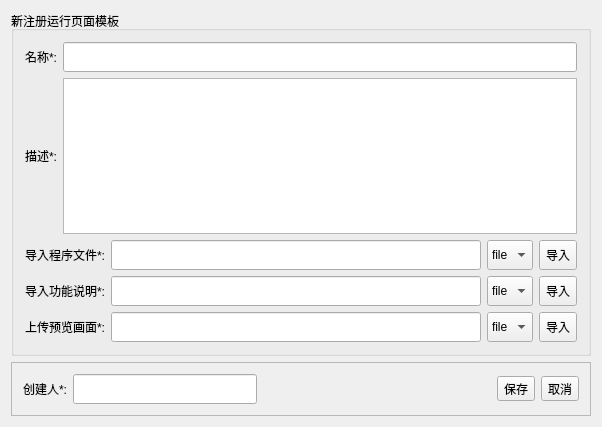
<?xml version="1.0" encoding="UTF-8"?>
<ui version="4.0">
 <class>TemplateRegisterForm</class>
 <widget class="QWidget" name="TemplateRegisterForm">
  <property name="geometry">
   <rect>
    <x>0</x>
    <y>0</y>
    <width>602</width>
    <height>427</height>
   </rect>
  </property>
  <property name="sizePolicy">
   <sizepolicy hsizetype="Fixed" vsizetype="Fixed">
    <horstretch>0</horstretch>
    <verstretch>0</verstretch>
   </sizepolicy>
  </property>
  <property name="windowTitle">
   <string>TemplateRegisterForm</string>
  </property>
  <layout class="QGridLayout" name="gridLayout_3">
   <item row="0" column="0">
    <layout class="QVBoxLayout" name="verticalLayout">
     <item>
      <widget class="QGroupBox" name="groupBox">
       <property name="title">
        <string>新注册运行页面模板</string>
       </property>
       <layout class="QGridLayout" name="gridLayout">
        <item row="0" column="0">
         <layout class="QHBoxLayout" name="horizontalLayout">
          <item>
           <widget class="QLabel" name="label">
            <property name="text">
             <string>名称*:</string>
            </property>
           </widget>
          </item>
          <item>
           <widget class="QLineEdit" name="lineEdit_name">
            <property name="minimumSize">
             <size>
              <width>0</width>
              <height>30</height>
             </size>
            </property>
           </widget>
          </item>
         </layout>
        </item>
        <item row="1" column="0">
         <layout class="QHBoxLayout" name="horizontalLayout_2">
          <item>
           <widget class="QLabel" name="label_2">
            <property name="maximumSize">
             <size>
              <width>16777215</width>
              <height>100</height>
             </size>
            </property>
            <property name="text">
             <string>描述*:</string>
            </property>
           </widget>
          </item>
          <item>
           <widget class="QTextEdit" name="textEdit_oper"/>
          </item>
         </layout>
        </item>
        <item row="2" column="0">
         <layout class="QHBoxLayout" name="horizontalLayout_3">
          <item>
           <widget class="QLabel" name="label_3">
            <property name="text">
             <string>导入程序文件*:</string>
            </property>
           </widget>
          </item>
          <item>
           <widget class="QLineEdit" name="lineEdit_demofile">
            <property name="minimumSize">
             <size>
              <width>0</width>
              <height>30</height>
             </size>
            </property>
           </widget>
          </item>
          <item>
           <widget class="QComboBox" name="comboBox_demofile">
            <property name="minimumSize">
             <size>
              <width>0</width>
              <height>30</height>
             </size>
            </property>
            <item>
             <property name="text">
              <string>file</string>
             </property>
            </item>
            <item>
             <property name="text">
              <string>dir</string>
             </property>
            </item>
           </widget>
          </item>
          <item>
           <widget class="QToolButton" name="toolButton_exportdemofile">
            <property name="minimumSize">
             <size>
              <width>0</width>
              <height>30</height>
             </size>
            </property>
            <property name="text">
             <string>导入</string>
            </property>
           </widget>
          </item>
         </layout>
        </item>
        <item row="3" column="0">
         <layout class="QHBoxLayout" name="horizontalLayout_4">
          <item>
           <widget class="QLabel" name="label_4">
            <property name="text">
             <string>导入功能说明*:</string>
            </property>
           </widget>
          </item>
          <item>
           <widget class="QLineEdit" name="lineEdit_functionDesc">
            <property name="minimumSize">
             <size>
              <width>0</width>
              <height>30</height>
             </size>
            </property>
           </widget>
          </item>
          <item>
           <widget class="QComboBox" name="comboBox_functionDesc">
            <property name="minimumSize">
             <size>
              <width>0</width>
              <height>30</height>
             </size>
            </property>
            <item>
             <property name="text">
              <string>file</string>
             </property>
            </item>
            <item>
             <property name="text">
              <string>dir</string>
             </property>
            </item>
           </widget>
          </item>
          <item>
           <widget class="QToolButton" name="toolButton_exportfuncdesc">
            <property name="minimumSize">
             <size>
              <width>0</width>
              <height>30</height>
             </size>
            </property>
            <property name="text">
             <string>导入</string>
            </property>
           </widget>
          </item>
         </layout>
        </item>
        <item row="4" column="0">
         <layout class="QHBoxLayout" name="horizontalLayout_5">
          <item>
           <widget class="QLabel" name="label_5">
            <property name="text">
             <string>上传预览画面*:</string>
            </property>
           </widget>
          </item>
          <item>
           <widget class="QLineEdit" name="lineEdit_previewimg">
            <property name="minimumSize">
             <size>
              <width>0</width>
              <height>30</height>
             </size>
            </property>
           </widget>
          </item>
          <item>
           <widget class="QComboBox" name="comboBox_previewimg">
            <property name="minimumSize">
             <size>
              <width>0</width>
              <height>30</height>
             </size>
            </property>
            <item>
             <property name="text">
              <string>file</string>
             </property>
            </item>
            <item>
             <property name="text">
              <string>dir</string>
             </property>
            </item>
           </widget>
          </item>
          <item>
           <widget class="QToolButton" name="toolButton_exportimg">
            <property name="minimumSize">
             <size>
              <width>0</width>
              <height>30</height>
             </size>
            </property>
            <property name="text">
             <string>导入</string>
            </property>
           </widget>
          </item>
         </layout>
        </item>
       </layout>
      </widget>
     </item>
     <item>
      <widget class="QFrame" name="frame">
       <property name="frameShape">
        <enum>QFrame::StyledPanel</enum>
       </property>
       <property name="frameShadow">
        <enum>QFrame::Raised</enum>
       </property>
       <layout class="QGridLayout" name="gridLayout_2">
        <item row="0" column="0">
         <layout class="QHBoxLayout" name="horizontalLayout_7">
          <item>
           <layout class="QHBoxLayout" name="horizontalLayout_6">
            <item>
             <widget class="QLabel" name="label_6">
              <property name="text">
               <string>创建人*:</string>
              </property>
             </widget>
            </item>
            <item>
             <widget class="QLineEdit" name="lineEdit_author">
              <property name="minimumSize">
               <size>
                <width>0</width>
                <height>30</height>
               </size>
              </property>
             </widget>
            </item>
           </layout>
          </item>
          <item>
           <spacer name="horizontalSpacer">
            <property name="orientation">
             <enum>Qt::Horizontal</enum>
            </property>
            <property name="sizeHint" stdset="0">
             <size>
              <width>40</width>
              <height>20</height>
             </size>
            </property>
           </spacer>
          </item>
          <item>
           <widget class="QToolButton" name="toolButton_save">
            <property name="text">
             <string>保存</string>
            </property>
           </widget>
          </item>
          <item>
           <widget class="QToolButton" name="toolButton_cancel">
            <property name="text">
             <string>取消</string>
            </property>
           </widget>
          </item>
         </layout>
        </item>
       </layout>
      </widget>
     </item>
    </layout>
   </item>
  </layout>
 </widget>
 <layoutdefault spacing="6" margin="11"/>
 <resources/>
 <connections/>
</ui>
